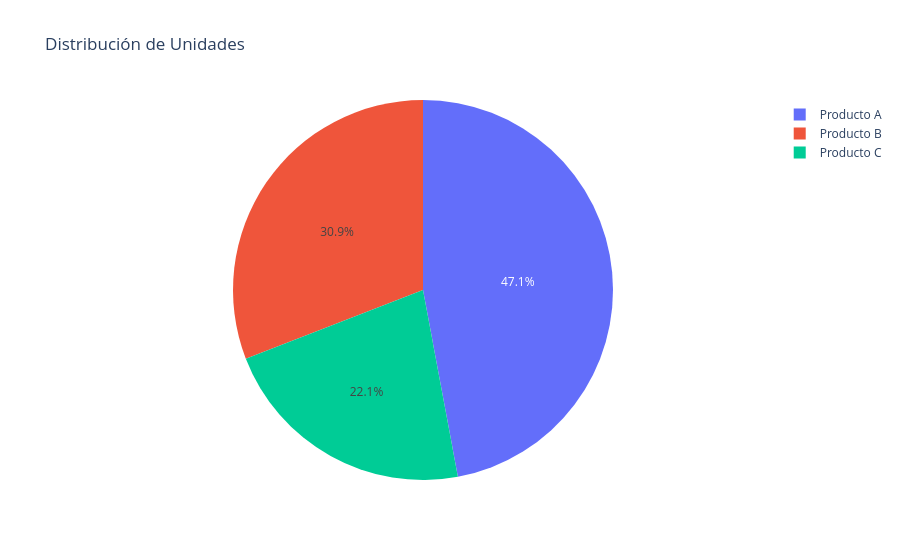

Write notebook code for a chart like this one.
### Markdown cell above
## 4. Gráfica 3 — Pastel (distribución de unidades)
Esta va **abajo a la derecha**. El filtro aquí es nativo: clic en la leyenda oculta/muestra cada producto.

### Code cell
fig_pastel = go.Figure(data=[go.Pie(labels=data_producto['Producto'], values=data_producto['Unidades'])])
fig_pastel.update_layout(title='Distribución de Unidades')
fig_pastel.show()

### Figure 1 — Plotly figure (JSON) as saved in the notebook; plotly's stock layout.template omitted (floating-point values rounded to 4 significant figures)
{"data": [{"labels": ["Producto A", "Producto B", "Producto C"], "type": "pie", "values": [320, 210, 150]}], "layout": {"title": {"text": "Distribución de Unidades"}}}
